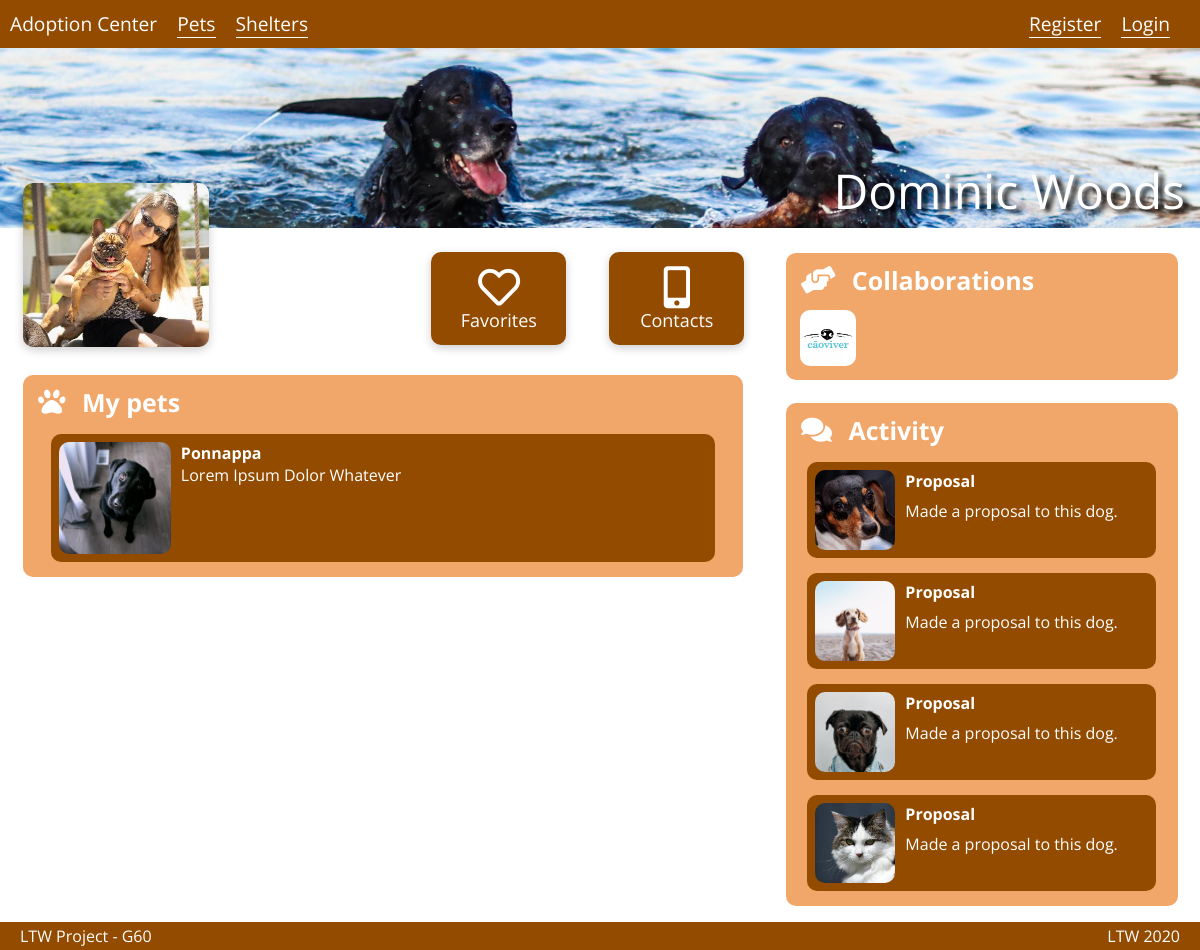
The app's page /user_profile.php?id=1, older data.
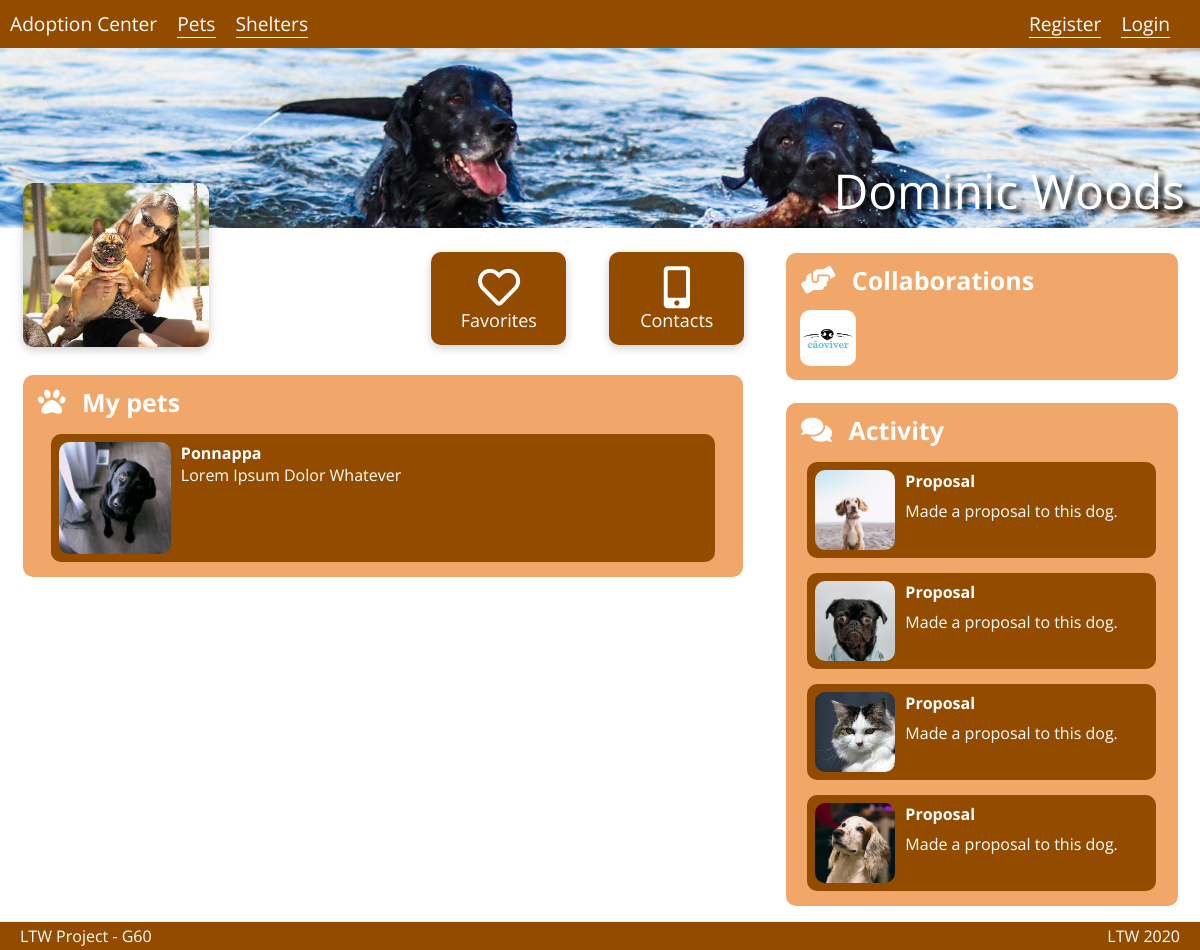
The same page, newer data.
### tables this page shows
CREATE TABLE Users (
  user_id     INTEGER PRIMARY KEY,
  username    VARCHAR,
  password    TEXT,
  name        VARCHAR,
  info        VARCHAR
);

CREATE TABLE Collaborators (
  shelter_id    INTEGER,
  user_id       INTEGER,
  CONSTRAINT collab_fk1 FOREIGN KEY (shelter_id) REFERENCES Shelters(shelter_id),
  CONSTRAINT collab_fk2 FOREIGN KEY (user_id) REFERENCES Users(user_id),
  CONSTRAINT collab_pk PRIMARY KEY(shelter_id, user_id)
);

CREATE TABLE ProposalsUser (
    prop_id     INTEGER PRIMARY KEY,
    pet_id      INTEGER,
    user_id     INTEGER,
    text        VARCHAR,
    date        VARCHAR,
    CONSTRAINT  prop_fk1 FOREIGN KEY (pet_id) REFERENCES Pets(pet_id),
    CONSTRAINT  prop_fk2 FOREIGN KEY (user_id) REFERENCES Users(user_id)
);

### user_profile.php (called while the page is built, shortened)
<?php
include_once('database/connection.php');
include_once('database/pets.php');
include_once('database/users.php');
$user = getUserByID($_GET['id']);
$pets = getUserPets($_GET['id']);
$activity = getUserActivity($_GET['id']);
$collaborations = getUserCollaborations($_GET['id']);
include('templates/common/header.php');
include('templates/common/navigation_bar.php');
include('templates/pets/user_profile.php');
include('templates/common/footer.php');

### database/users.php (called while the page is built, shortened)
<?php
function getUserByID($id) {
    global $db;
    if ($stmt = $db->prepare('SELECT * FROM Users WHERE user_id = :id')) {
        $stmt->bindParam(':id', $id);
        $stmt->execute();
        return $stmt->fetch();
    }
    else {
        printf('errno: %d, error: %s', $db->errorCode(), $db->errorInfo()[2]);
        die;
    }
}
function getUserPets($id) {
    global $db;
    if ($stmt = $db->prepare('
        SELECT Pets.name as PetName, Pets.pet_id as PetID, Pets.info as PetInfo
        FROM Users, Users_Pets, Pets
        WHERE Users.user_id = :id
        AND Users_Pets.user_id = :id
        AND Users_Pets.pet_id = Pets.pet_id')) {
        $stmt->bindParam(':id', $id);
        $stmt->execute();
        return $stmt->fetchAll();
    }
    else {
        printf('errno: %d, error: %s', $db->errorCode(), $db->errorInfo()[2]);
        die;
    }
}
function getUserCollaborations($id) {
    global $db;
    if ($stmt = $db->prepare('
        SELECT *
        FROM Shelters, Collaborators
        WHERE Collaborators.user_id = :id
        AND Shelters.shelter_id = Collaborators.shelter_id')) {
        $stmt->bindParam(':id', $id);
        $stmt->execute();
        return $stmt->fetchAll();
    }
    else {
        printf('errno: %d, error: %s', $db->errorCode(), $db->errorInfo()[2]);
        die;
    }
}
function getUserActivity($id) {
    global $db;
    if ($stmt = $db->prepare('
        SELECT *
        FROM Users, ProposalsUser
        WHERE Users.user_id = ProposalsUser.user_id
        AND Users.user_id = :id
        ORDER BY date DESC
        LIMIT 4')) {
        $stmt->bindParam(':id', $id);
        $stmt->execute();
        return $stmt->fetchAll();
    }
    else {
        printf('errno: %d, error: %s', $db->errorCode(), $db->errorInfo()[2]);
        die;
    }
}

### database/pets.php (called while the page is built, shortened)
<?php
function getImageByPetId($petID){
    global $db;
    if ($stmt = $db->prepare('SELECT * FROM Pets_Images WHERE pet_id = :id')) {
        $stmt->bindParam(':id', $petID);
        $stmt->execute();
        return $stmt->fetch()[0];
    }
    else {
        printf('errno: %d, error: %s', $db->errorCode(), $db->errorInfo()[2]);
        die;
    }
}

### templates/pets/user_profile.php (the view, shortened to what this page needs)
<section class="banner"
         style="background-image: url('database/images/users/header/originals/<?= $user['user_id'] ?>.jpg');">
    <a><?= $user['name'] ?></a>
</section>
<section class="user_profile">
    <section class="left">
        <div class="profile_pic"
             style="background-image: url('database/images/users/profile/thumbs_medium/<?= $user['user_id'] ?>.jpg') ">
        </div>
        <div id="favorites">
            <label><i id="fav_icon" class="far fa-heart"></i>
                <span>Favorites</span>
            </label>
        </div>
        <div id="contact">
            <label><i id="contact_icon" class="fas fa-mobile-alt"></i>
                <span>Contacts</span>
            </label>
        </div>
        <div class="user_pets">
            <div class="title"><i class="fas fa-paw"></i>
                <span>My pets</span></div>
            <div class="pets_container">
                <?php foreach ($pets as $pet) { ?>
                    <div class="pet">
                        <a href="pet_detail.php?id=<?= $pet['PetID'] ?>">
                            <div class="pet-img" style="background-image: url('database/images/pets/thumbs_medium/<?= getImageByPetId($pet['PetID']) ?>.jpg')"></div>
                            <div class="container-pet">
                                <h4><b><?= $pet['PetName'] ?></b></h4>
                                <p><?= $pet['PetInfo'] ?></p>
                            </div>
                        </a>
                    </div>
                <?php } ?>
            </div>
        </div>
    </section>
    <section class="right">
        <div class="collaborations">
            <div class="title"> <i class="fas fa-hands-helping"></i>
                <span>Collaborations</span></div>
            <div id="collaboration-imgs">
                <?php foreach ($collaborations as $collab) { ?>
                    <a href="shelter_profile.php?id=<?= $collab['shelter_id'] ?>">
                        <div class="collaboration-img" style="background-image: url('database/images/shelters/profile/thumbs_medium/<?= $collab['shelter_id'] ?>.jpg') ">
                        </div>
                    </a>
                <?php } ?>
            </div>
        </div>
        <div class="user_activity">
            <div class="title"><i class="fas fa-comments"></i>
                <span>Activity</span></div>
            <?php $count = 0; foreach ($activity as $act) { ?>
                <div class="activity-card">
                    <a href="pet_detail.php?id=<?= $act['pet_id'] ?>">
                        <div class="activity-img" style="background-image: url('database/images/pets/thumbs_medium/<?= getImageByPetId($act['pet_id']) ?>.jpg')"></div>
                        <div class="container-activity">
                            <h4><b>Proposal</b></h4>
                            <p> Made a proposal to this dog.</p>
                        </div>
                    </a>
                </div>
            <?php } ?>
        </div>
    </section>
</section>

### templates/common/header.php (shortened to what this page needs)
<!DOCTYPE html>
<html lang="en">
<head>
    <link href="style/style.css" rel="stylesheet">
    <link rel="stylesheet" href="https://use.fontawesome.com/releases/v5.3.1/css/all.css">
</head>
<body>

### templates/common/navigation_bar.php (shortened to what this page needs)
<section class="navigation_bar">
    <a href="homepage.php">Adoption Center</a>
    <nav id="links">
        <a href="pets_list.php">Pets</a>
        <a href="shelters_list.php">Shelters</a>
    </nav>
    <nav id="signup">
        <?php if (!isset($_SESSION['username'])) { ?>
            <a href="register.php">Register</a>
            <a href="login.php">Login</a>
        <?php } ?>
    </nav>
</section>

### templates/common/footer.php
<footer class="footer">
    <p>LTW Project - G60</p>
    <p>LTW 2020</p>
</footer>
</body>
</html>

Row changes from the older to the newer data that the page shows:
removed proposalsuser: shows a picture
now on this page (row unchanged): proposalsuser: shows a picture
